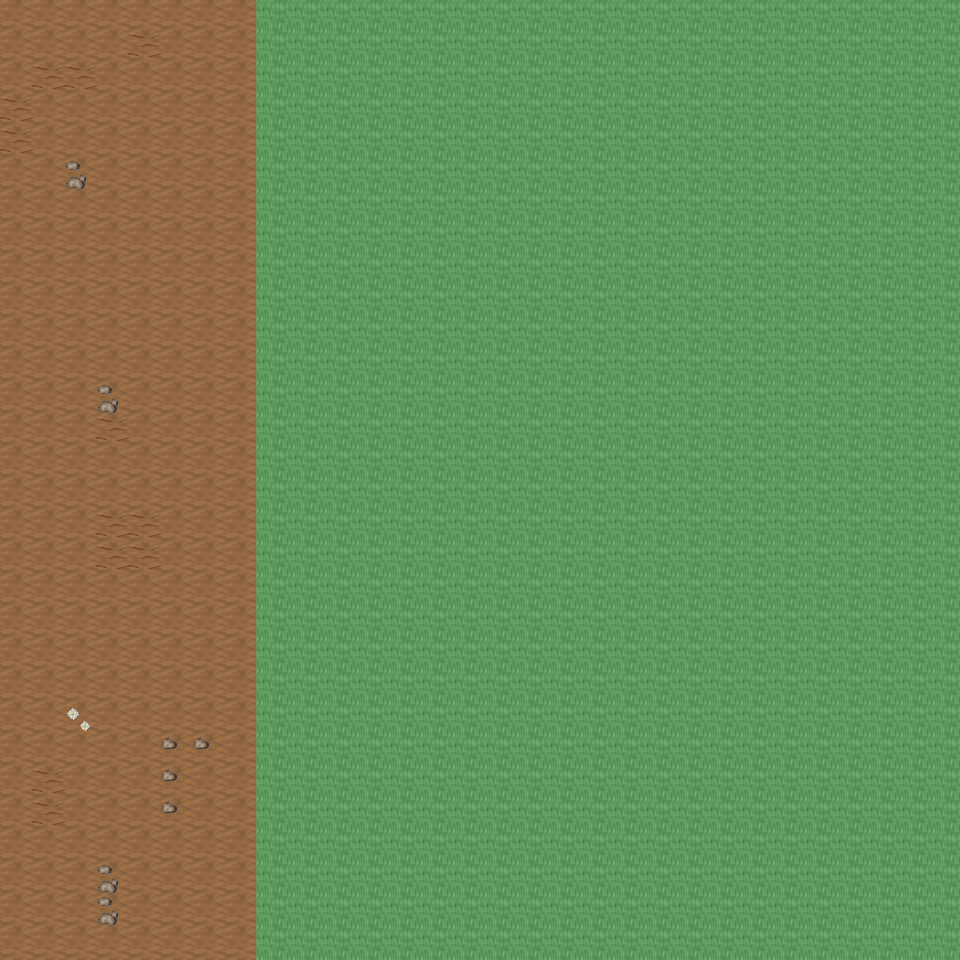

This is a level from a 2D game, rendered from its Tiled map with the project's own tilesets. A one-line summary and the map file follow, with tile-layer data summarised:
An orthogonal 30x30 tile map with 32x32 px tiles, 6 tile layers (Ground, Object, Object2, Above, ...), 17 tilesets and 2 objects (2x mapchange).

<map version="1.0" orientation="orthogonal" renderorder="right-down" width="30" height="30" tilewidth="32" tileheight="32" nextobjectid="3">
  <tileset firstgid="1" name="tileset_ground_ground" tilewidth="32" tileheight="32" tilecount="33" columns="3">
    <image source="../drawable/tileset_ground_ground.png" width="96" height="352" />
  </tileset>
  <tileset firstgid="34" name="tileset_ground_rock_pebbles" tilewidth="32" tileheight="32" tilecount="3" columns="1">
    <image source="../drawable/tileset_ground_rock_pebbles.png" width="32" height="96" />
  </tileset>
  <tileset firstgid="37" name="tileset_ground_grass_edges" tilewidth="32" tileheight="32" tilecount="36" columns="12">
    <image source="../drawable/tileset_ground_grass_edges.png" width="384" height="96" />
  </tileset>
  <tileset firstgid="73" name="tileset_plant_flower_daisy_white" tilewidth="32" tileheight="32" tilecount="8" columns="2">
    <image source="../drawable/tileset_plant_flower_daisy_white.png" width="64" height="128" />
  </tileset>
  <tileset firstgid="81" name="tileset_ground_ridge_earth_dark" tilewidth="32" tileheight="32" tilecount="96" columns="12">
    <image source="../drawable/tileset_ground_ridge_earth_dark.png" width="384" height="256" />
  </tileset>
  <tileset firstgid="177" name="tileset_plant_grasses" tilewidth="32" tileheight="32" tilecount="6" columns="3">
    <image source="../drawable/tileset_plant_grasses.png" width="96" height="64" />
  </tileset>
  <tileset firstgid="183" name="tileset_ground_earth_edges" tilewidth="32" tileheight="32" tilecount="18" columns="6">
    <image source="../drawable/tileset_ground_earth_edges.png" width="192" height="96" />
  </tileset>
  <tileset firstgid="201" name="tileset_ground_pothole" tilewidth="32" tileheight="32" tilecount="4" columns="4">
    <image source="../drawable/tileset_ground_pothole.png" width="128" height="32" />
  </tileset>
  <tileset firstgid="205" name="tileset_item_statue_green_stone_3" tilewidth="32" tileheight="32" tilecount="3" columns="1">
    <image source="../drawable/tileset_item_statue_green_stone_3.png" width="32" height="96" />
  </tileset>
  <tileset firstgid="208" name="tileset_ground_rock_rocks_2" tilewidth="32" tileheight="32" tilecount="4" columns="2">
    <image source="../drawable/tileset_ground_rock_rocks_2.png" width="64" height="64" />
  </tileset>
  <tileset firstgid="212" name="tileset_logic_collision" tilewidth="32" tileheight="32" tilecount="1" columns="1">
    <image source="../drawable/tileset_logic_collision.png" width="32" height="32" />
  </tileset>
  <tileset firstgid="213" name="tileset_plant_tree_taller_trees" tilewidth="32" tileheight="32" tilecount="32" columns="8">
    <image source="../drawable/tileset_plant_tree_taller_trees.png" width="256" height="128" />
  </tileset>
  <tileset firstgid="245" name="tileset_plant_tree_spruce" tilewidth="32" tileheight="32" tilecount="6" columns="2">
    <image source="../drawable/tileset_plant_tree_spruce.png" width="64" height="96" />
  </tileset>
  <tileset firstgid="251" name="tileset_plant_bush_bush_mult_colored" tilewidth="32" tileheight="32" tilecount="6" columns="3">
    <image source="../drawable/tileset_plant_bush_bush_mult_colored.png" width="96" height="64" />
  </tileset>
  <tileset firstgid="257" name="tileset_plant_tree_pine_tree" tilewidth="32" tileheight="32" tilecount="20" columns="4">
    <image source="../drawable/tileset_plant_tree_pine_tree.png" width="128" height="160" />
  </tileset>
  <tileset firstgid="277" name="tileset_plant_tree_pine_tree_1" tilewidth="32" tileheight="32" tilecount="20" columns="4">
    <image source="../drawable/tileset_plant_tree_pine_tree_1.png" width="128" height="160" />
  </tileset>
  <tileset firstgid="297" name="tileset_building_wizards_tower" tilewidth="32" tileheight="32" tilecount="252" columns="9">
    <image source="../drawable/tileset_building_wizards_tower.png" width="288" height="896" />
  </tileset>
  <layer name="Ground" width="30" height="30">
    <data>[900 cells, 900 non-empty, 3 distinct tile ids]</data>
  </layer>
  <layer name="Object" width="30" height="30">
    <data>[900 cells, 138 non-empty, 16 distinct tile ids]</data>
  </layer>
  <layer name="Object2" width="30" height="30">
    <data>[900 cells, 0 non-empty, 0 distinct tile ids]</data>
  </layer>
  <layer name="Above" width="30" height="30">
    <data>[900 cells, 0 non-empty, 0 distinct tile ids]</data>
  </layer>
  <layer name="Above2" width="30" height="30">
    <data>[900 cells, 0 non-empty, 0 distinct tile ids]</data>
  </layer>
  <layer name="Walkable" width="30" height="30">
    <data>[900 cells, 660 non-empty, 1 distinct tile ids]</data>
  </layer>
  <objectgroup name="MapEvents">
    <object id="1" name="south" type="mapchange" x="0" y="928" width="256" height="32">
      <properties>
        <property name="map" value="0_ados_mountain_n2_w2_x3_y1" />
        <property name="place" value="north" />
      </properties>
    </object>
    <object id="2" name="west" type="mapchange" x="0" y="0" width="32" height="960">
      <properties>
        <property name="map" value="0_ados_mountain_n2_w2_x2_y0" />
        <property name="place" value="east" />
      </properties>
    </object>
  </objectgroup>
</map>
